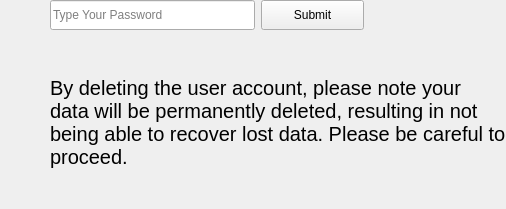
                      <widget class="QWidget" name="delete_user_account_page">
                       <property name="sizePolicy">
                        <sizepolicy hsizetype="Expanding" vsizetype="Expanding">
                         <horstretch>0</horstretch>
                         <verstretch>0</verstretch>
                        </sizepolicy>
                       </property>
                       <layout class="QVBoxLayout" name="verticalLayout_19" stretch="0,4">
                        <property name="spacing">
                         <number>-1</number>
                        </property>
                        <property name="leftMargin">
                         <number>10</number>
                        </property>
                        <property name="topMargin">
                         <number>0</number>
                        </property>
                        <property name="rightMargin">
                         <number>0</number>
                        </property>
                        <property name="bottomMargin">
                         <number>0</number>
                        </property>
                        <item>
                         <widget class="QWidget" name="widget_26" native="true">
                          <layout class="QHBoxLayout" name="horizontalLayout_23" stretch="2,1,1">
                           <property name="leftMargin">
                            <number>40</number>
                           </property>
                           <property name="topMargin">
                            <number>0</number>
                           </property>
                           <property name="rightMargin">
                            <number>40</number>
                           </property>
                           <property name="bottomMargin">
                            <number>0</number>
                           </property>
                           <item>
                            <widget class="QLineEdit" name="delete_user_line">
                             <property name="minimumSize">
                              <size>
                               <width>0</width>
                               <height>30</height>
                              </size>
                             </property>
                             <property name="placeholderText">
                              <string>Type Your Password</string>
                             </property>
                            </widget>
                           </item>
                           <item>
                            <widget class="QPushButton" name="delete_user_button_2">
                             <property name="sizePolicy">
                              <sizepolicy hsizetype="Preferred" vsizetype="Fixed">
                               <horstretch>0</horstretch>
                               <verstretch>0</verstretch>
                              </sizepolicy>
                             </property>
                             <property name="minimumSize">
                              <size>
                               <width>0</width>
                               <height>30</height>
                              </size>
                             </property>
                             <property name="text">
                              <string>Submit</string>
                             </property>
                             <property name="checkable">
                              <bool>true</bool>
                             </property>
                             <property name="autoExclusive">
                              <bool>true</bool>
                             </property>
                            </widget>
                           </item>
                           <item>
                            <spacer name="horizontalSpacer_11">
                             <property name="orientation">
                              <enum>Qt::Orientation::Horizontal</enum>
                             </property>
                             <property name="sizeType">
                              <enum>QSizePolicy::Policy::Expanding</enum>
                             </property>
                             <property name="sizeHint" stdset="0">
                              <size>
                               <width>40</width>
                               <height>20</height>
                              </size>
                             </property>
                            </spacer>
                           </item>
                          </layout>
                         </widget>
                        </item>
                        <item>
                         <widget class="QWidget" name="widget_27" native="true">
                          <property name="minimumSize">
                           <size>
                            <width>0</width>
                            <height>50</height>
                           </size>
                          </property>
                          <layout class="QVBoxLayout" name="verticalLayout_20">
                           <property name="leftMargin">
                            <number>40</number>
                           </property>
                           <property name="topMargin">
                            <number>40</number>
                           </property>
                           <property name="rightMargin">
                            <number>0</number>
                           </property>
                           <property name="bottomMargin">
                            <number>0</number>
                           </property>
                           <item>
                            <widget class="QLabel" name="delete_information_label">
                             <property name="font">
                              <font>
                               <pointsize>15</pointsize>
                              </font>
                             </property>
                             <property name="text">
                              <string>By deleting the user account, please note your data will be permanently deleted, resulting in not being able to recover lost data. Please be careful to proceed.</string>
                             </property>
                             <property name="wordWrap">
                              <bool>true</bool>
                             </property>
                            </widget>
                           </item>
                           <item>
                            <spacer name="verticalSpacer_6">
                             <property name="orientation">
                              <enum>Qt::Orientation::Vertical</enum>
                             </property>
                             <property name="sizeHint" stdset="0">
                              <size>
                               <width>20</width>
                               <height>40</height>
                              </size>
                             </property>
                            </spacer>
                           </item>
                          </layout>
                         </widget>
                        </item>
                       </layout>
                      </widget>
